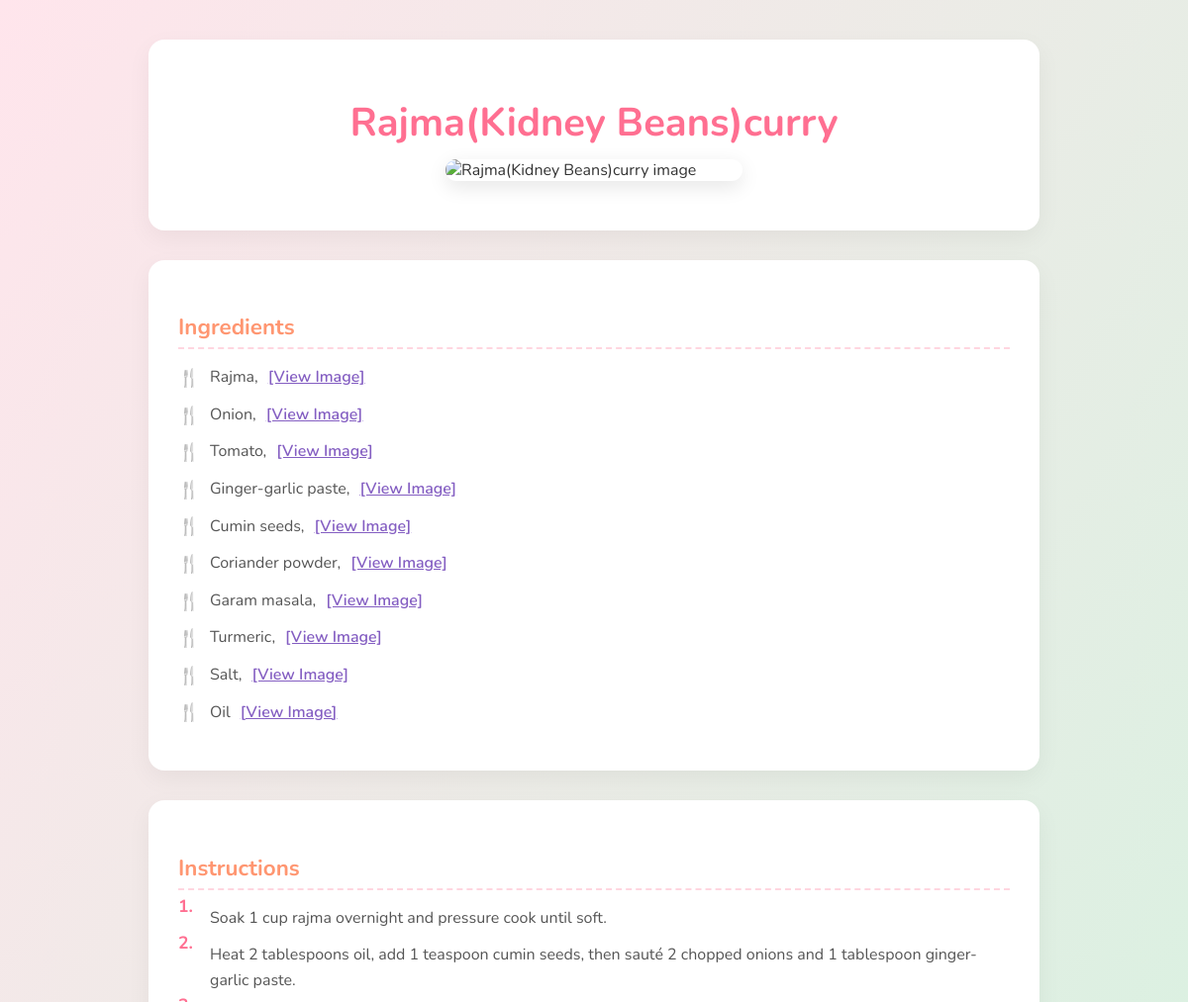
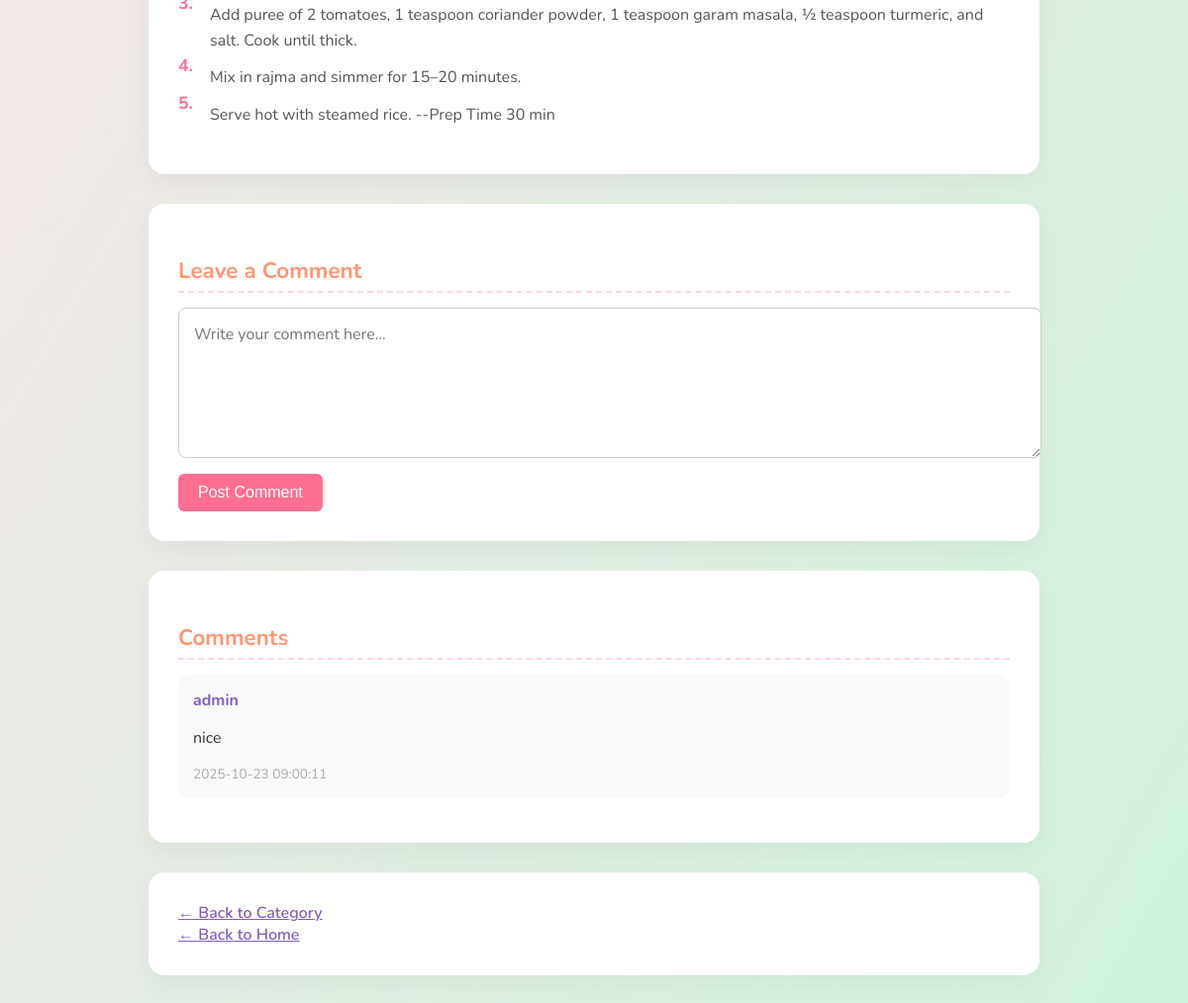
The page /recipe/10 on the database its author committed (2 pictures, top to bottom).
### tables this page shows
CREATE TABLE "recipes" (
	"id"	INTEGER,
	"category_id"	INTEGER,
	"dish_image"	BLOB,
	"name"	TEXT,
	"ingredients"	TEXT,
	"instructions"	TEXT,
	PRIMARY KEY("id"),
	FOREIGN KEY("category_id") REFERENCES "categories"("id")
);

CREATE TABLE comments (
    id INTEGER PRIMARY KEY AUTOINCREMENT,
    recipe_id INTEGER NOT NULL,
    user_name TEXT NOT NULL,
    comment_text TEXT NOT NULL,
    created_at TIMESTAMP DEFAULT CURRENT_TIMESTAMP,
    FOREIGN KEY(recipe_id) REFERENCES recipes(id) ON DELETE CASCADE,
    CHECK(length(comment_text) <= 500)
    );

### app.py (the view)
@app.route('/recipe/<int:recipe_id>')
def recipe(recipe_id):
    db = get_db()
    recipe = db.execute('SELECT * FROM recipes WHERE id=?', (recipe_id,)).fetchone()
    comments = db.execute('SELECT * FROM comments WHERE recipe_id=? ORDER BY created_at DESC', (recipe_id,)).fetchall()
    return render_template('recipe.html', recipe=recipe, comments=comments)

### app.py (called while the page is built)
def get_db():
    db = getattr(g, '_database', None)
    if db is None:
        db = g._database = sqlite3.connect(DATABASE)
        db.row_factory = sqlite3.Row
    return db

@app.teardown_appcontext
def close_connection(exception):
    db = getattr(g, '_database', None)
    if db is not None:
        db.close()

### templates/recipe.html (shortened to what this page needs)
<!DOCTYPE html>
<html lang="en">
<head>
</head>
<body>
    <div class="container">
        <div class="card">
            <h1>{{ recipe.name }}</h1>
            <img src="/recipe_image/{{ recipe.id }}" alt="{{ recipe.name }} image">
        </div>
        <div class="card">
            <h3>Ingredients</h3>
            <ul class="bullet-list">
                {% for item in recipe.ingredients.split('\n') %}
                    {% if item.strip() %}
                        <li>
                            <div class="ingredient-content">
                                <span>{{ item }}</span>
                                <a href="https://unsplash.com/s/photos/{{ item | urlencode }}" target="_blank">[View Image]</a>
                            </div>
                        </li>
                    {% endif %}
                {% endfor %}
            </ul>
        </div>
        <div class="card">
            <h3>Instructions</h3>
            <ol class="bullet-list">
                {% for step in recipe.instructions.split('\n') %}
                    {% if step.strip() %}
                        <li>{{ step }}</li>
                    {% endif %}
                {% endfor %}
            </ol>
        </div>
        <div class="card comment-box">
            <h3>Leave a Comment</h3>
            <form action="/add_comment/{{ recipe.id }}" method="POST">
                <textarea name="comment" placeholder="Write your comment here..." required></textarea>
                <button type="submit">Post Comment</button>
            </form>
        </div>
        <div class="card comments">
            <h3>Comments</h3>
            {% for comment in comments %}
                <div class="comment">
                    <div class="username">{{ comment.user_name }}</div>
                    <p>{{ comment.comment_text }}</p>
                    <div class="created-at">{{ comment.created_at }}</div>
                </div>
            {% endfor %}
        </div>
        <div class="card">
            <a href="/category/{{ recipe.category_id }}">← Back to Category</a><br>
            <a href="/index">← Back to Home</a>
        </div>
    </div>
</body>
</html>

### templates/recipe.html (style rules this page uses)
body { margin: 0; padding: 40px; font-family: 'Nunito', sans-serif; background: linear-gradient(to bottom right, #ffe5ec, #d0f4de); color: #333; }
.container { max-width: 900px; margin: auto; display: grid; grid-template-columns: 1fr; gap: 30px; }
.card { background-color: #fff; border-radius: 16px; box-shadow: 0 8px 24px rgba(0,0,0,0.05); padding: 30px; transition: transform 0.2s ease; }
h1 { font-size: 2.5rem; color: #ff6f91; margin-bottom: 10px; text-align: center; }
h3 { font-size: 1.4rem; color: #ff9671; margin-bottom: 15px; border-bottom: 2px dashed #ffd6e0; padding-bottom: 5px; }
img { width: 300px; height: auto; border-radius: 16px; box-shadow: 0 6px 20px rgba(0,0,0,0.1); display: block; margin: 0 auto 20px auto; }
.bullet-list { list-style: none; padding-left: 0; }
.bullet-list li { position: relative; padding-left: 32px; margin-bottom: 12px; font-size: 1rem; color: #555; line-height: 1.6; display: flex; align-items: center; }
.bullet-list li::before { content: '🍴'; position: absolute; left: 0; top: 50%; transform: translateY(-50%); font-size: 1.1rem; }
.ingredient-content { display: flex; align-items: center; gap: 10px; }
ol.bullet-list { counter-reset: li; }
ol.bullet-list li { position: relative; padding-left: 32px; margin-bottom: 12px; font-size: 1rem; color: #555; line-height: 1.6; }
ol.bullet-list li::before { content: counter(li) "."; counter-increment: li; position: absolute; left: 0; top: 0; font-weight: bold; color: #ff6f91; }
a { color: #845ec2; text-decoration: underline; font-weight: 600; }
.comment-box textarea { width: 100%; height: 120px; padding: 15px; border-radius: 8px; border: 1px solid #ccc; font-family: 'Nunito', sans-serif; font-size: 1rem; }
.comment-box button { padding: 10px 20px; background-color: #ff6f91; color: white; border: none; border-radius: 6px; font-size: 1rem; cursor: pointer; margin-top: 10px; }
.comment { background-color: #f9f9f9; padding: 15px; border-radius: 12px; margin-bottom: 15px; }
.comment .username { font-weight: bold; color: #845ec2; }
.comment .created-at { font-size: 0.85rem; color: #aaa; }

### rows shown on the page
recipes: name "Rajma(Kidney Beans)curry"
comments: user_name "admin", comment_text "nice", created_at "2025-10-23 09:00:11"

### other values the page prints
{{ item }} "Rajma," "Onion," "Tomato," "Ginger-garlic paste," "Cumin seeds," "Coriander powder," "Garam masala," "Turmeric," "Salt," "Oil"
{{ step }} "Soak 1 cup rajma overnight and pressure cook until soft." "Heat 2 tablespoons oil, add 1 teaspoon cumin seeds, then sauté 2 chopped onions and 1 tablespoon ginger-garlic paste." "Add puree of 2 tomatoes, 1 teaspoon coriander powder, 1 teaspoon garam masala, ½ teaspoon turmeric, and salt. Cook until thick." "Mix in rajma and simmer for 15–20 minutes." "Serve hot with steamed rice. --Prep Time 30 min"
